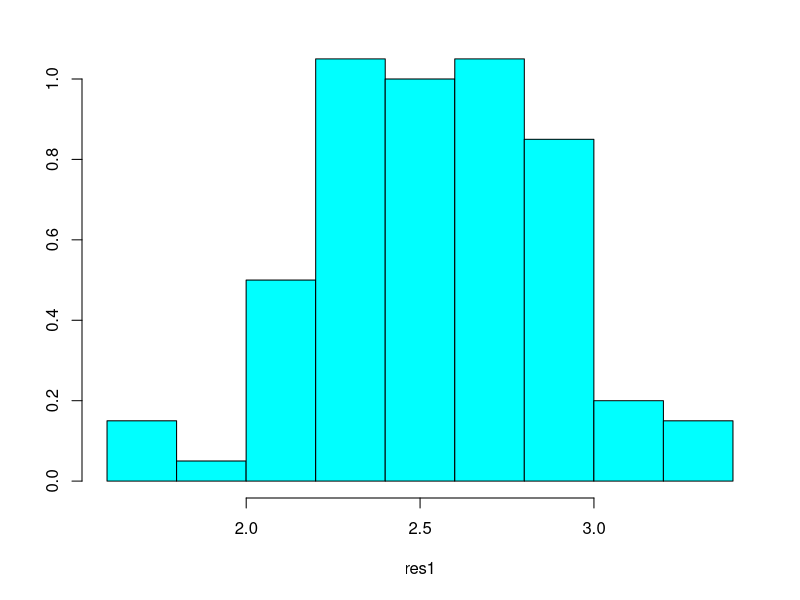
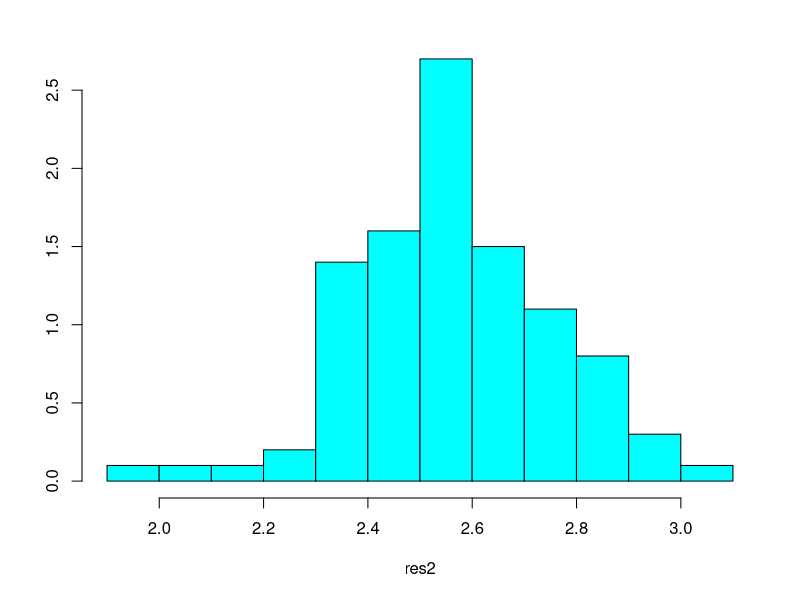
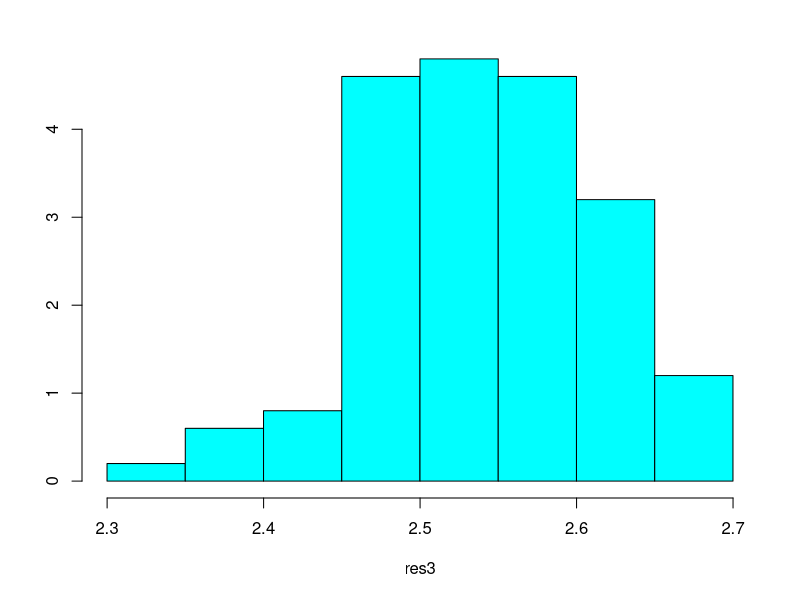
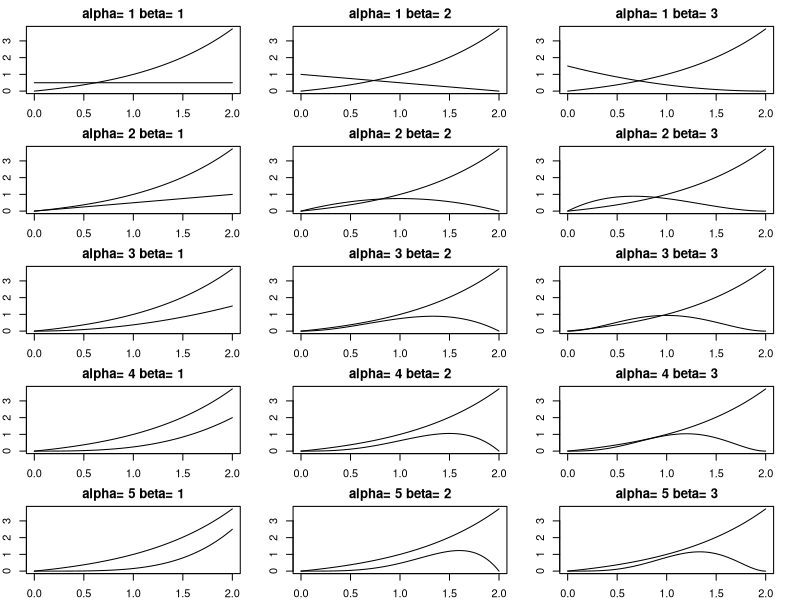
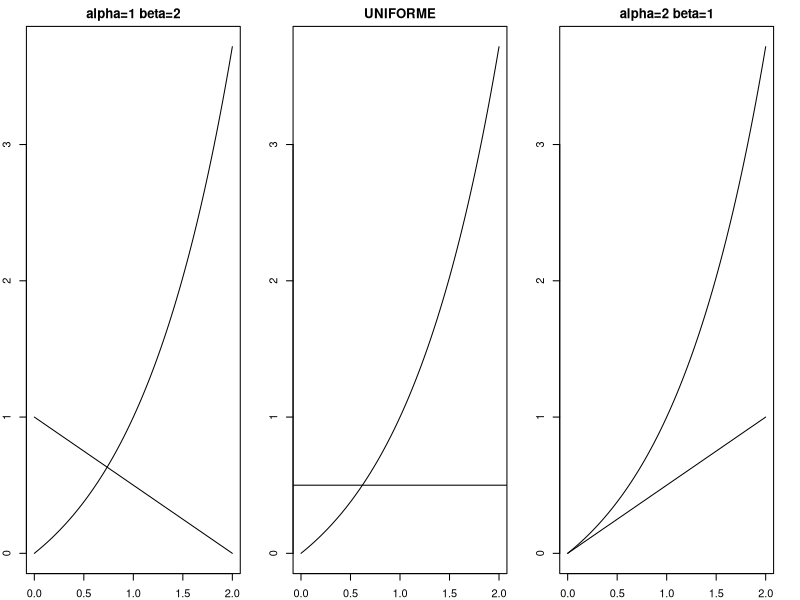

Source code (R) for these figures, in order:
## ---- chunk 1

# 2.1.0. Définition des fonctions communes: 

g_support = function(scal) { return( expm1(scal)/expm1(1) ) } ##exp()-1
MSE = function(vect_res)
{
  nbRep = length(vect_res)
  soluce = (exp(2)-3)/expm1(1)
  return( sum( (vect_res-soluce)**2)/nbRep )
}
## ---- chunk 2
MC_NB = function(a, b, g_support, nb_points)
{
  maj = g_support(2) #Meilleur majorant: maj = g_support(2) 
  x = runif(nb_points, a, b)
  y = runif(nb_points, 0, maj)
  
  n_success = sum( y < g_support(x) )
  return(maj * (b-a) * n_success/nb_points)  
}
## ---- chunk 3
library(MASS)
I <- (exp(2)-3)/(exp(1)-1)
nrep=100
n=100
res1=rep(NA,nrep)

for (i in 1:nrep) {
  res1[i]=MC_NB(0,2,g_support,n)
}
mse1=(sum(res1-I)**2/nrep)
par(mai=c(1.02,0.82,0.42,0.42))
truehist(res1)
## ---- chunk 4
MC_simple = function(a, b, g_support, nb_points)
{
  x_unif = runif(nb_points, a, b)
  return ( (b-a) * mean(g_support(x_unif)) )
}
## ---- chunk 5

nrep=100
n=100
res2=rep(NA,nrep)

for (i in 1:nrep) {
  res2[i]=MC_simple(0,2,g_support,n)
}
mse2=(sum(res2-I)**2/nrep)
truehist(res2)

## ---- chunk 6
MC_beta = function(alpha, beta, k, nb_points, g_support)
{ #k pour [0, k]
  ech_beta = k * rbeta(nb_points, alpha, beta)
  f_beta = function(scal) { return( dbeta(scal/k, alpha, beta) ) }
  
  return ( k * mean(g_support(ech_beta)/f_beta(ech_beta)) )
}
## ---- chunk 7

nrep=100
n=100
res3=rep(NA,nrep)

for (i in 1:nrep) {
  res3[i]=MC_beta(2,1,2 ,n,g_support)
}
mse3=(sum(res3-I)**2/nrep)
truehist(res3)
## ---- chunk 8
MSE_BETA = function(vect_param)
{
  my_alpha = vect_param[1] ; my_beta = vect_param[2]
  nbRep = 10000
  g_support = function(scal) { return( expm1(scal)/expm1(1) ) }
  
  vect_res = rep(0, nbRep)
  
  for (rep in 1:nbRep)
  {
    vect_res[rep] = MC_beta(alpha=my_alpha, beta=my_beta, 
                            k=2, 200, g_support)  
  }
  soluce = (exp(2)-3)/expm1(1)
  return( sum( (vect_res-soluce)**2)/nbRep )
}
## ---- chunk 9
pas = 1
range_alpha = seq(pas, 5, by=pas)
range_beta = seq(pas, 3, by=pas)
long_alpha = length(range_alpha)
long_beta = length(range_beta)

graphics.off()
par(mfrow = c(long_alpha, long_beta), mar = rep(2, 4))
for (my_alpha in range_alpha)
{
  for (my_beta in range_beta)
  {
    curve(expm1(x)/expm1(1), from=0, to=2, xname="x", 
          main=paste("alpha=", my_alpha, "beta=", my_beta),
          xlab="alpha", ylab="beta")
    curve(dbeta(x/2, my_alpha, my_beta)/2, from=0, to=2, xname="x", add=T)
  }
}
## ---- chunk 10
system.time(
{  
  pas_beta = 0.5
  pas_alpha = 1
  range_alpha = seq(pas_alpha, 5, by=pas_alpha)
  range_beta = seq(pas_beta, 2-pas_beta, by=pas_beta)
  
  mat_res = matrix(data=0, nrow=long_alpha, ncol=long_beta)
  i = 1
  
  for (my_alpha in range_alpha)
  {
    j = 1
    for (my_beta in range_beta)
    {
      vect_param = c(my_alpha, my_beta)
      mat_res[i, j] = MSE_BETA(vect_param)
      j = j + 1
    }
    i = i + 1
  }
})
## ---- chunk 11
#library(rgl) #mininstall -c r r-rgl
#x = scan()

#persp3d(range_alpha, range_beta, 1/mat_res, xlab="alpha", ylab="beta")
#persp(range_alpha, range_beta, 1/mat_res,  xlab="alpha", ylab="beta",
      #ticktype="detailed")
## ---- chunk 12
#res_final = optim(c(2, 1), fn=MSE_BETA, method=c("BFGS"))
## ---- chunk 13
nbRep = 10000
nb_points = 200
## ---- chunk 14
vect_res_NB = rep(0, nbRep)
vect_res_SIMPLE = rep(0, nbRep)
vect_res_BETA_2_1 = rep(0, nbRep)
vect_res_BETA_1_2 = rep(0, nbRep)

for (i in 1:nbRep)
{
  vect_res_NB[i] = MC_NB(a=0, b=2, g_support, nb_points)
  vect_res_SIMPLE[i] = MC_simple(a=0, b=2, g_support, nb_points)
  vect_res_BETA_2_1[i] = MC_beta(alpha=2, beta=1, k=2, nb_points, g_support)
  vect_res_BETA_1_2[i] = MC_beta(alpha=1, beta=2, k=2, nb_points, g_support)
}
## ---- chunk 15
print( paste( "MOY_NB =", mean(vect_res_NB), "| MSE_NB =", MSE(vect_res_NB) ) )
print( paste( "MOY_SIMPLE =", mean(vect_res_SIMPLE), 
              "| MSE_SIMPLE =", MSE(vect_res_SIMPLE) ) )
print( paste( "MOY_BETA_2_1 =", mean(vect_res_BETA_2_1), 
              "| MSE_BETA_2_1 =", MSE(vect_res_BETA_2_1) ) )
print(paste("MOY_BETA_1_2 =", mean(vect_res_BETA_1_2), 
            "| MSE_BETA_1_2 =", MSE(vect_res_BETA_1_2)  ) )
## ---- chunk 16
par(mfrow=c(1, 3))

curve(expm1(x)/expm1(1), from=0, to=2, xname="x", 
          main="alpha=1 beta=2",
          xlab="alpha", ylab="beta")
curve(dbeta(x/2, 1, 2)/2, from=0, to=2, xname="x", add=T)

curve(expm1(x)/expm1(1), from=0, to=2, xname="x", 
          main="UNIFORME",
          xlab="alpha", ylab="beta")
abline(a=1/2, b=0)

curve(expm1(x)/expm1(1), from=0, to=2, xname="x", 
          main="alpha=2 beta=1",
          xlab="alpha", ylab="beta")
curve(dbeta(x/2, 2, 1)/2, from=0, to=2, xname="x", add=T)
